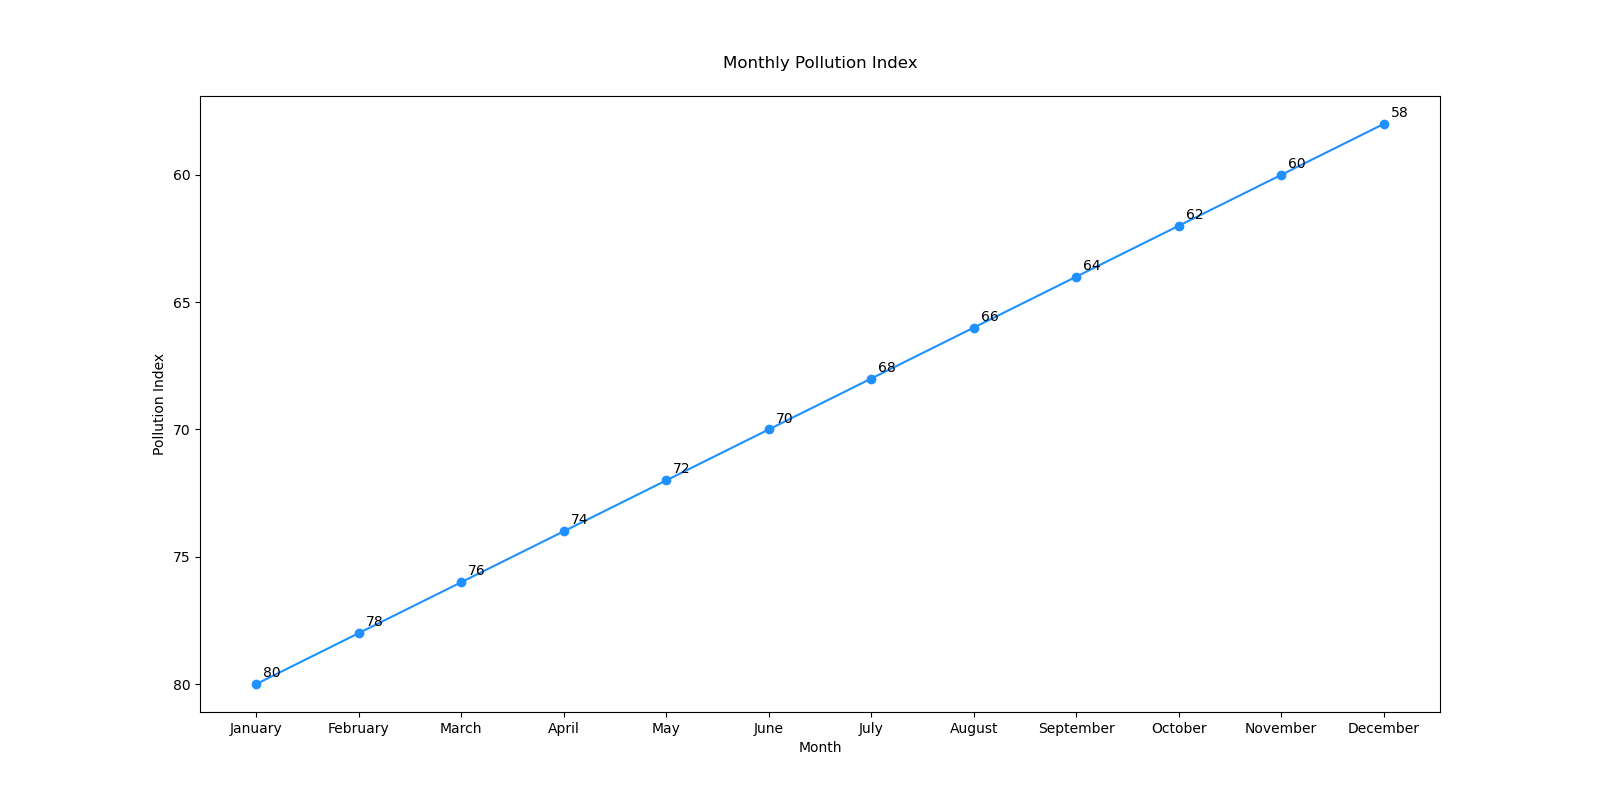

Python code for this plot:

import matplotlib.pyplot as plt

months = ['January', 'February', 'March', 'April', 'May', 'June', 'July', 'August', 'September', 'October', 'November', 'December']
pollution_index = [80, 78, 76, 74, 72, 70, 68, 66, 64, 62, 60, 58]

plt.figure(figsize=(16, 8))

plt.plot(months, pollution_index, marker='o', linestyle='-', color='#1E90FF')  # DodgerBlue color

for i, index in enumerate(pollution_index):
    plt.annotate(str(index), xy=(months[i], index), xytext=(5, 5), textcoords='offset points')

plt.gca().invert_yaxis()
plt.title('Monthly Pollution Index', pad=20)
plt.xlabel('Month')
plt.ylabel('Pollution Index')

plt.show()
